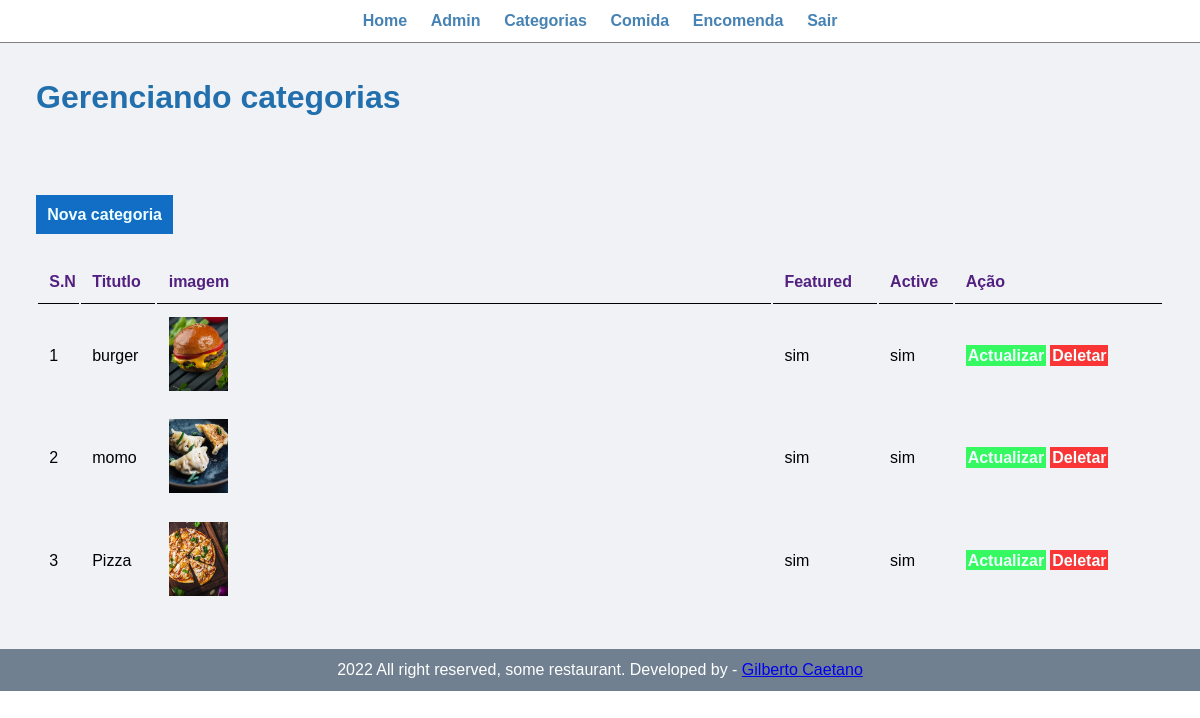
/Admin/manage-category.php (signed in), run on the app's committed database.
### tables this page shows
CREATE TABLE `tb_categoria` (
  `id_categoria` int(10) UNSIGNED NOT NULL,
  `title` varchar(100) NOT NULL,
  `nome_imagem` varchar(250) NOT NULL,
  `featured` varchar(10) NOT NULL,
  `active` varchar(10) NOT NULL
);

### Admin/manage-category.php (the view, shortened to what this page needs)
<?php include('partials/menu.php')?>
<div class="main-content">
<div class="wapper">
    <h1>Gerenciando categorias</h1>
    <br/>
    <br><br>
        <br><br>
    <a href="<?php echo SITEURL;  ?>admin/add-category.php" class="btn-primary">Nova categoria</a>
    <br /> <br />  <br />
    <table class="tbl-full">
        <tr class="abc">
            <th>S.N</th>
            <th>Titutlo</th>
            <th>imagem</th>
            <th>Featured</th>
            <th>Active</th>
            <th>Ação</th>
        </tr>
          <?php
           $sql = "SELECT * FROM tb_categoria ";
           $res=mysqli_query($conn,$sql);
              $count = mysqli_num_rows($res);
              $sn=1;
              if ($count>0) {
              while ($rows= mysqli_fetch_assoc($res)) {
                  $id_categoria =$rows['id_categoria'];
                  $title=$rows['title'];
                  $image_name=$rows['nome_imagem'];
                  $featured= $rows['featured'];
                  $active= $rows['active'];
            ?>
            <tr>
            <td><?php echo $sn++;?></td>
            <td><?php echo $title;?></td>
            <td>
                <?php
                      if($image_name !=""){
                     ?>
                        <img  src="<?php echo SITEURL. 'images/categories/'.$image_name;?>" width="10%">
                    <?php
                    }
                    else {
                        echo "<div class ='error'> Imagem não adicionada</div>";
                    }
                ?>
        </td>
            <td><?php echo $featured;?></td>
            <td><?php echo $active;?></td>
            <td>
            <a href="<?php echo SITEURL.'admin/update-category.php?id_categoria='.$id_categoria;?>" class="btn-secondary"> Actualizar</a>
            <a href="<?php echo SITEURL.'admin/delete-category.php?id_categoria='.$id_categoria. '& nome_imagem=' .$image_name;?>" class="btn-third"> Deletar</a>
            </td>
        </tr>
            <?php
                }
            }
            else {
            ?>
                <tr>
                    <td><div class="error">Nenhuma Categoria foi adicionada</div></td>
                </tr>
             <?php
            }
          ?>
     </table>
</div>
</div>
<?php include('partials/footer.php')?>

### Admin/partials/menu.php (shortened to what this page needs)
<!DOCTYPE html>
<html lang="pt-pt">
<head>
    <link rel="stylesheet" href="../css/admin.css">
</head>
<body>
   <div class="menu text-center">
      <div class="wrapper">
      <ul>
        <li><a href="index.php">Home</a></li>
        <li><a href="manage-admin.php">Admin</a></li>
        <li><a href="manage-category.php">Categorias</a></li>
        <li><a href="manage-food.php">Comida</a></li>
        <li><a href="manage-order.php">Encomenda</a></li>
        <li><a href="logout.php">Sair</a></li>
    </ul>
      </div>
   </div>

### Admin/partials/footer.php
<div class="footer">
   <div class="wrapper">
      <p class="text-center">2022 All right reserved, some restaurant. Developed by - <a href="#">Gilberto Caetano</a></p>
      </div>
   </div>

### css/admin.css (style rules this page uses)
* { margin:0; padding: 0; font-family: Arial, Helvetica, sans-serif; }
.wrapper { padding: 1%; width: 80%; margin: 0 auto; }
.text-center { text-align: center; }
.tbl-full { width: 100%; }
table tr th { border-bottom: 1px solid black; padding: 1%; text-align:left; }
.btn-primary { background-color: aquamarine; padding: 1%; color: azure; text-decoration: none; font-weight: bold; }
.btn-secondary { background-color: rgba(51, 248, 94, 0.986); padding: 1%; color: azure; text-decoration: none; font-weight: bold; }
.btn-third { background-color: #fa3535; padding: 1%; color: azure; text-decoration: none; font-weight: bold; }
table tr td { padding: 1%; }
.menu { border-bottom:1px solid grey; }
.menu ul { list-style-type: none; }
.menu ul li { display: inline; padding: 1%; }
.main-content { background-color: #f1f2f6; padding: 3%; }
.btn-primary { background-color: rgb(18, 110, 196); padding: 1%; color: azure; text-decoration: none; font-weight: bold; }
h1 { color:rgb(34, 111, 173); }
.abc { color:rgb(82, 32, 129); }
.menu ul li a { text-decoration: none; font-weight: bold; color:steelblue; }
.footer { background-color: slategrey; color:white; }

### data on the page
tb_categoria: title "burger", nome_imagem (picture), featured "sim", active "sim"
tb_categoria: title "momo", nome_imagem (picture), featured "sim", active "sim"
tb_categoria: title "Pizza", nome_imagem (picture), featured "sim", active "sim"
